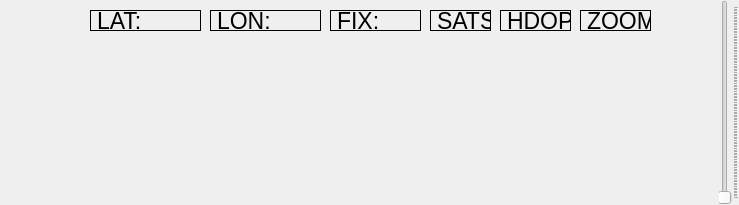
<?xml version="1.0" encoding="UTF-8"?>
<ui version="4.0">
 <class>QGCMapTool</class>
 <widget class="QWidget" name="QGCMapTool">
  <property name="geometry">
   <rect>
    <x>0</x>
    <y>0</y>
    <width>739</width>
    <height>205</height>
   </rect>
  </property>
  <property name="windowTitle">
   <string>Form</string>
  </property>
  <layout class="QGridLayout" name="gridLayout" rowstretch="100,0">
   <property name="leftMargin">
    <number>0</number>
   </property>
   <property name="topMargin">
    <number>0</number>
   </property>
   <property name="rightMargin">
    <number>0</number>
   </property>
   <property name="bottomMargin">
    <number>0</number>
   </property>
   <property name="horizontalSpacing">
    <number>3</number>
   </property>
   <property name="verticalSpacing">
    <number>0</number>
   </property>
   <item row="0" column="0">
    <widget class="QGCMapWidget" name="map" native="true">
     <widget class="QLabel" name="longitudeLabel">
      <property name="geometry">
       <rect>
        <x>210</x>
        <y>10</y>
        <width>111</width>
        <height>21</height>
       </rect>
      </property>
      <property name="font">
       <font>
        <pointsize>17</pointsize>
       </font>
      </property>
      <property name="frameShape">
       <enum>QFrame::Box</enum>
      </property>
      <property name="text">
       <string>LON:</string>
      </property>
     </widget>
     <widget class="QLabel" name="latitudeLabel">
      <property name="geometry">
       <rect>
        <x>90</x>
        <y>10</y>
        <width>111</width>
        <height>21</height>
       </rect>
      </property>
      <property name="font">
       <font>
        <pointsize>17</pointsize>
       </font>
      </property>
      <property name="frameShape">
       <enum>QFrame::Box</enum>
      </property>
      <property name="text">
       <string>LAT:</string>
      </property>
     </widget>
     <widget class="QLabel" name="satsLabel">
      <property name="geometry">
       <rect>
        <x>430</x>
        <y>10</y>
        <width>61</width>
        <height>21</height>
       </rect>
      </property>
      <property name="font">
       <font>
        <pointsize>17</pointsize>
       </font>
      </property>
      <property name="frameShape">
       <enum>QFrame::Box</enum>
      </property>
      <property name="text">
       <string>SATS:</string>
      </property>
     </widget>
     <widget class="QLabel" name="hdopLabel">
      <property name="geometry">
       <rect>
        <x>500</x>
        <y>10</y>
        <width>71</width>
        <height>21</height>
       </rect>
      </property>
      <property name="font">
       <font>
        <pointsize>17</pointsize>
       </font>
      </property>
      <property name="frameShape">
       <enum>QFrame::Box</enum>
      </property>
      <property name="text">
       <string>HDOP:</string>
      </property>
     </widget>
     <widget class="QLabel" name="fixLabel">
      <property name="geometry">
       <rect>
        <x>330</x>
        <y>10</y>
        <width>91</width>
        <height>21</height>
       </rect>
      </property>
      <property name="font">
       <font>
        <pointsize>17</pointsize>
       </font>
      </property>
      <property name="frameShape">
       <enum>QFrame::Box</enum>
      </property>
      <property name="text">
       <string>FIX:</string>
      </property>
     </widget>
     <widget class="QLabel" name="zoomLabel">
      <property name="geometry">
       <rect>
        <x>580</x>
        <y>10</y>
        <width>71</width>
        <height>21</height>
       </rect>
      </property>
      <property name="font">
       <font>
        <pointsize>17</pointsize>
       </font>
      </property>
      <property name="frameShape">
       <enum>QFrame::Box</enum>
      </property>
      <property name="text">
       <string>ZOOM:</string>
      </property>
     </widget>
    </widget>
   </item>
   <item row="0" column="1" rowspan="2">
    <widget class="QSlider" name="zoomSlider">
     <property name="maximum">
      <number>600</number>
     </property>
     <property name="pageStep">
      <number>5</number>
     </property>
     <property name="orientation">
      <enum>Qt::Vertical</enum>
     </property>
     <property name="tickPosition">
      <enum>QSlider::TicksBelow</enum>
     </property>
     <property name="tickInterval">
      <number>0</number>
     </property>
    </widget>
   </item>
  </layout>
 </widget>
 <customwidgets>
  <customwidget>
   <class>QGCMapWidget</class>
   <extends>QWidget</extends>
   <header location="global">QGCMapWidget.h</header>
   <container>1</container>
  </customwidget>
 </customwidgets>
 <resources/>
 <connections/>
</ui>
